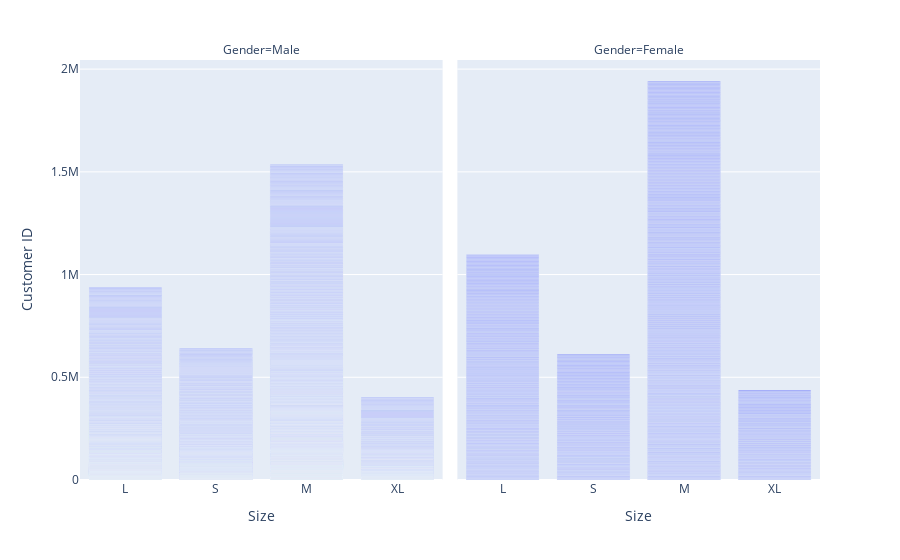

The code cell stored with this chart in its notebook:
### Code cell
px.bar(df, x='Size', y='Customer ID', facet_col='Gender')

### Figure 1 — Plotly figure (JSON) as saved in the notebook; plotly's stock layout.template omitted (floating-point values rounded to 4 significant figures; data arrays with more than 128 entries replaced by an {"elided": "..."} marker saying what was removed)
{"data": [{"alignmentgroup": "True", "hovertemplate": "Gender=Male<br>Size=%{x}<br>Customer ID=%{y}<extra></extra>", "legendgroup": "", "marker": {"color": "#636efa", "pattern": {"shape": ""}}, "name": "", "offsetgroup": "", "orientation": "v", "showlegend": false, "textposition": "auto", "type": "bar", "x": {"elided": "2652 str values"}, "xaxis": "x", "y": {"elided": "2652 int values"}, "yaxis": "y"}, {"alignmentgroup": "True", "hovertemplate": "Gender=Female<br>Size=%{x}<br>Customer ID=%{y}<extra></extra>", "legendgroup": "", "marker": {"color": "#636efa", "pattern": {"shape": ""}}, "name": "", "offsetgroup": "", "orientation": "v", "showlegend": false, "textposition": "auto", "type": "bar", "x": {"elided": "1248 str values"}, "xaxis": "x2", "y": {"elided": "1248 int values"}, "yaxis": "y2"}], "layout": {"annotations": [{"font": {}, "showarrow": false, "text": "Gender=Male", "x": 0.245, "xanchor": "center", "xref": "paper", "y": 1, "yanchor": "bottom", "yref": "paper"}, {"font": {}, "showarrow": false, "text": "Gender=Female", "x": 0.755, "xanchor": "center", "xref": "paper", "y": 1, "yanchor": "bottom", "yref": "paper"}], "barmode": "relative", "legend": {"tracegroupgap": 0}, "margin": {"t": 60}, "xaxis": {"anchor": "y", "domain": [0, 0.49], "title": {"text": "Size"}}, "xaxis2": {"anchor": "y2", "domain": [0.51, 1], "matches": "x", "title": {"text": "Size"}}, "yaxis": {"anchor": "x", "domain": [0, 1], "title": {"text": "Customer ID"}}, "yaxis2": {"anchor": "x2", "domain": [0, 1], "matches": "y", "showticklabels": false}}}
